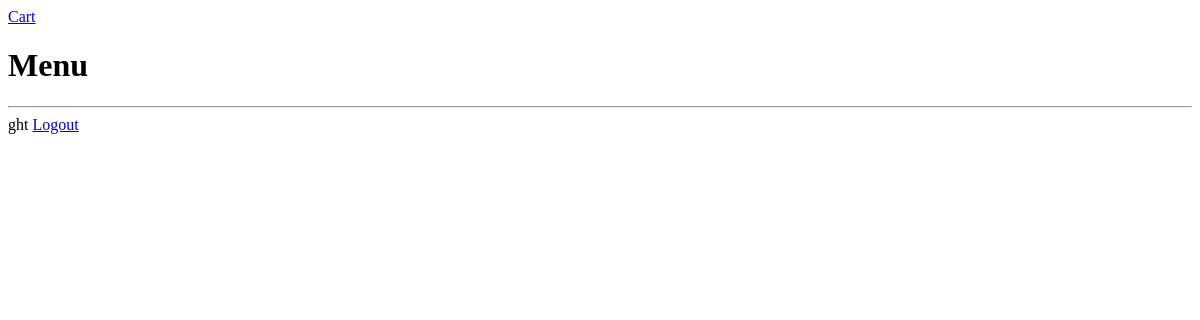
Page / (signed in) on the earlier database version.
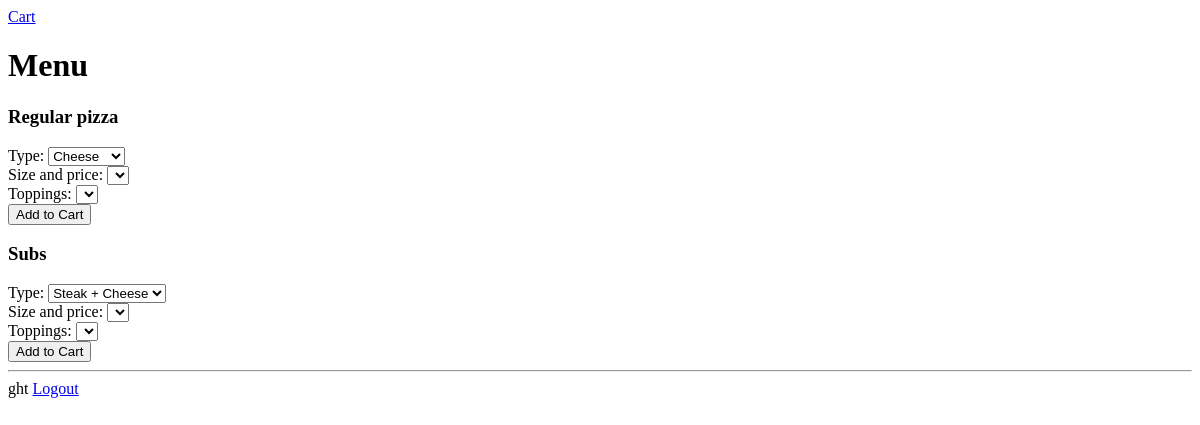
Same page on the later database version.
### orders/models.py (models this page shows, shortened)
class Category(models.Model):
    name = models.CharField(max_length=64)
    products = models.ManyToManyField("Product", related_name="products", blank=True)

### orders/views.py (the view)
# urls.py: path("", views.index, name="index"),
def index(request):
    if not request.user.is_authenticated:
        return render(request, "orders/login.html", {"messages": None})
    context = {"user": request.user, "menu": Category.objects.all()}
    return render(request, "orders/index.html", context)

### orders/templates/orders/index.html (shortened to what this page needs)
{% extends 'orders/base.html' %}
{% block script %}
    {% load static %}
{% endblock %}
{% block body %}
    {% load range %}
    <a href="{% url 'cart' %}">Cart</a>
    <h1>Menu</h1>
    {% for category in menu %}
    <form action="add_to_cart" method="POST">
        <h3>{{category.name}}</h3>
            <div id="category_{{category.id}}">
                Type:
                <select id="{{category.id}}_product">
                    {% for product in category.products.all %}
                    <option value="{{product.id}}">{{product.name}}</option>
                    {% endfor %}
                </select>
                <br>
                Size and price:
                <select id="{{category.id}}_price"></select>
                <br>
                Toppings:
                <select id="{{category.id}}_topping"></select>
                <br>
                <input name="add" type="button" value="Add to Cart"></td>
            </div>
    {% endfor %}
    </form>
{% endblock %}

### orders/templates/orders/base.html (shortened to what this page needs)
<!DOCTYPE html>
<html lang="en">
    <head>
    </head>
    <body>
        {%block body %} {% endblock %}
        <hr>
        {% if user.is_authenticated %}
        {{user}} <a href="{% url 'logout' %}">Logout</a>
        {% endif %}
    </body>
</html>

Differences in the rows shown:
added Category: name "Regular pizza"
added Category: name "Subs"
